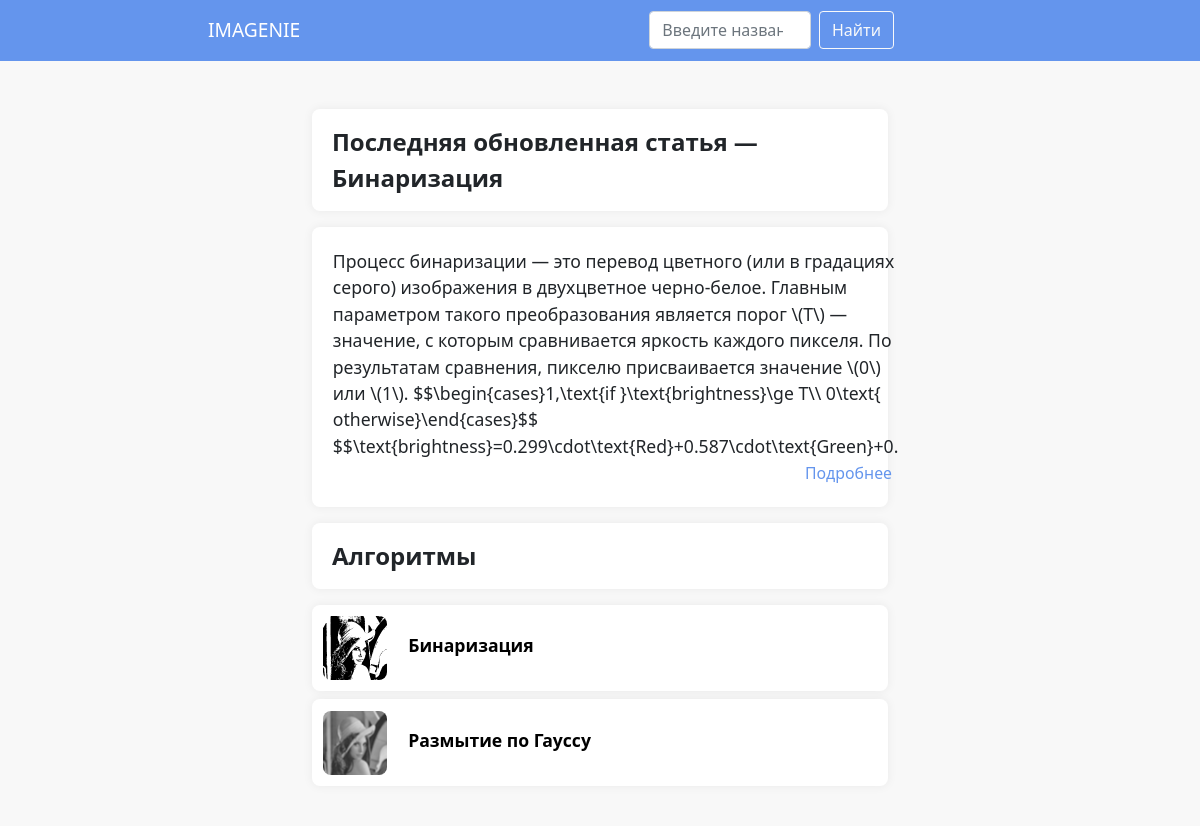
The app's page /, older data.
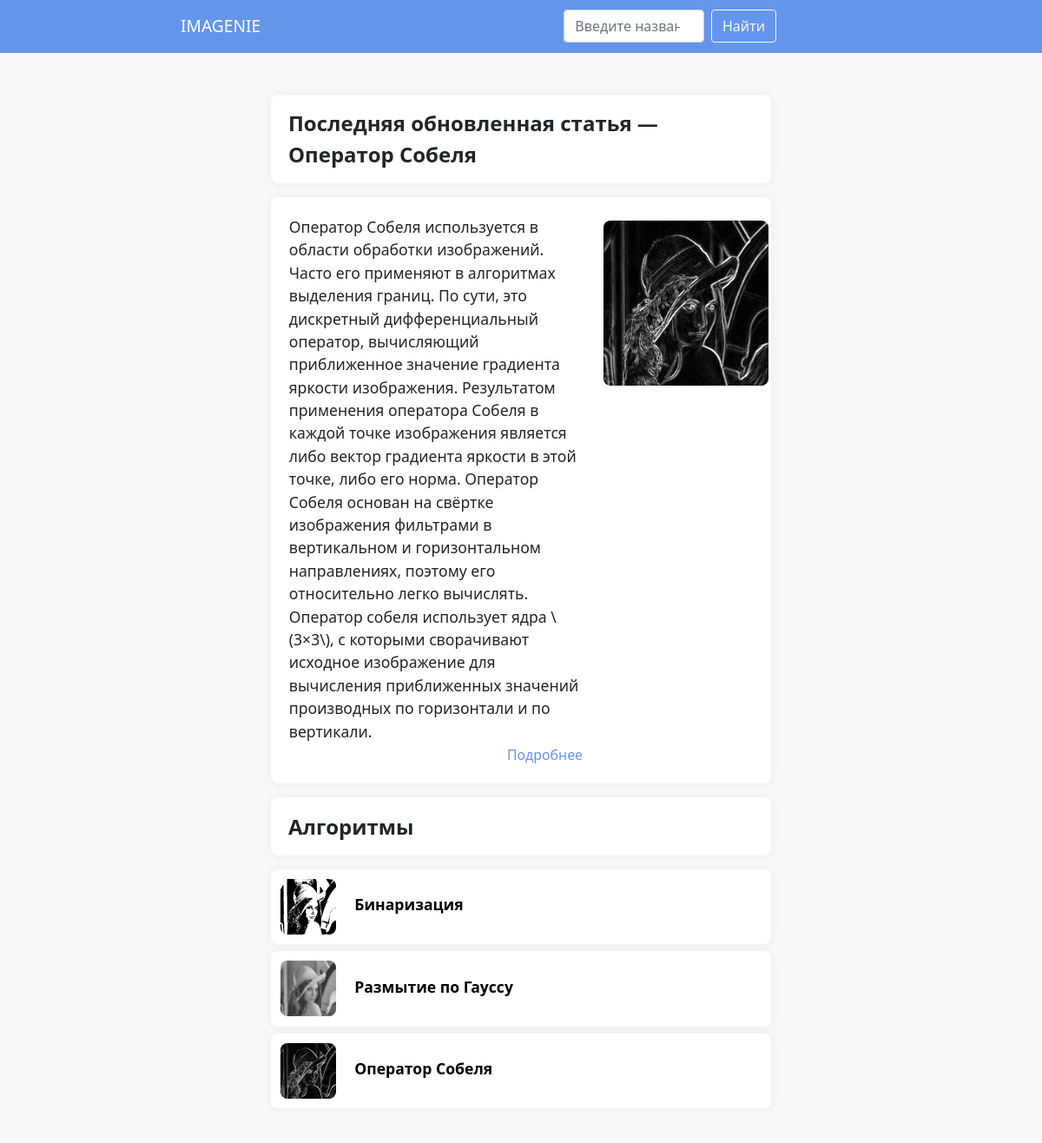
The same page, newer data.
### base/models.py (models this page shows)
class TimeStampedModel(models.Model):
    created_at = models.DateTimeField(auto_now_add=True)
    modified_at = models.DateTimeField(auto_now=True)
    class Meta:
        abstract = True

class Article(TimeStampedModel):
    title = models.CharField(max_length=50)
    lower_en_title = models.CharField(max_length=50)
    theory = models.TextField()
    theory_source = models.CharField(max_length=200)
    image_before = models.CharField(max_length=100)
    image_after = models.CharField(max_length=100)

### base/views.py (the view)
# urls.py: path('', views.index, name='index'),
def index(request):
    articles = Article.objects.all()
    last_modified_article = Article.objects.order_by('-modified_at').first()
    short_theory = trim_theory(last_modified_article.theory)
    context = {
        'articles': articles,
        'last_modified_article': last_modified_article,
        'short_theory': short_theory,
    }
    return render(request, 'index.html', context)

### base/views.py (called while the page is built)
def trim_theory(theory: str) -> str:
    period_indices = [i for i, char in enumerate(theory) if char == '.']
    min_index, max_index = 3, 5
    while period_indices[max_index + 1] - period_indices[max_index] < 5 and max_index > min_index:
        max_index -= 1
    return theory[:period_indices[max_index] + 1]

### templates/index.html (shortened to what this page needs)
{% load static %}
<!doctype html>
<html lang="en">
{% block title %}{% include 'head.html' with title="Imagenie — алгоритмы обработки изображений" %}{% endblock %}
<body>
{% include 'navbar.html' %}
<div class="container-fluid">
    <div class="row bg-gray">
        <div class="col-3"></div>
        <div class="col-6">
            <div class="plate mt-5">
                <div class="title">Последняя обновленная статья — {{ last_modified_article.title }}</div>
            </div>
            <div class="plate">
                <div class="last-modified-article">
                    <div class="description">
                        {{ short_theory }}
                        <div class="text-end">
                            <a class="description-source"
                               href="articles/{{ last_modified_article.id }}">Подробнее</a>
                        </div>
                    </div>
                    <img class="img-fluid image" src="{% static last_modified_article.image_after %}" alt="Processed image">
                </div>
            </div>
            <div class="plate mt-3">
                <div class="title">Алгоритмы</div>
            </div>
            <div>
                {% for article in articles %}
                    <div class="plate my-2">
                    <span class="entry-element">
                        <img src="{% static article.image_after %}" alt="">
                    </span>
                        <a class="entry-element entry-text text-decoration-none text-black"
                           href="articles/{{ article.id }}">{{ article.title }}</a>
                    </div>
                {% endfor %}
            </div>
        </div>
        <div class="col-3"></div>
    </div>
    {% include 'footer.html' %}
</div>
</body>
</html>

### templates/head.html (shortened to what this page needs)
<head>
    {% load static %}
    <link rel="stylesheet" href="{% static '../static/bootstrap/css/bootstrap.min.css' %}">
    <link rel="stylesheet" href="{% static '../static/bootstrap/css/bootstrap.css' %}">
    <link rel="stylesheet" href="{% static '../static/css/prism.css' %}">
    <link rel="stylesheet" href="{% static '../static/css/styles.css' %}">
</head>

### templates/navbar.html (shortened to what this page needs)
<nav class="navbar bg-blue">
    <div class="container-fluid">
        <div class="col-2 my-2">
            <a class="logo" href="/">IMAGENIE</a>
        </div>
        <div class="col-5">
            <form class="d-flex justify-content-end" action="/search" method="get">
                <input class="form-control me-2 search-bar" type="search" placeholder="Введите название алгоритма" name="key" id="search-input">
                <button class="btn btn-outline-light" type="submit">Найти</button>
            </form>
        </div>
    </div>
</nav>

### templates/footer.html
<div class="footer"></div>

### static/css/styles.css (style rules this page uses)
:root { --blue: #6495ed; --dark-blue: #2B56A0; --gray: #f8f8f8; --light-blue: #b8d4fc; --dim-red: #c30000; --dim-green: #07c300; --dim-blue: #000ec3; }
.bg-blue { background-color: var(--blue); }
.bg-gray { background-color: var(--gray); }
.logo { text-decoration: none !important; font-size: 120%; font-weight: 500; color: white; }
body { background-color: var(--gray); }
body, html { height: 100%; }
.plate { margin: 1em 0; padding: 0.2em; background-color: white; border-radius: 0.5em; box-shadow: 0 0 10px 1px rgba(0, 0, 0, 0.05); }
.title { padding: 0.5em 0.7em; vertical-align: middle; font-weight: 700; font-size: 1.5em; }
.description { padding: 1em; font-size: 1.1em; }
.description-source { text-decoration: none !important; font-size: 0.9em; color: var(--blue); margin-right: 0.4em; }
.search-bar { width: 33%; }
.footer { height: 2em; background-color: var(--gray); }
.entry-element { display: inline-block; margin: 0.5em; }
.entry-element img { border-radius: 0.5em; width: 4em; height: 4em; }
.entry-text { font-weight: 700; font-size: 1.1em; }
.last-modified-article { display: grid; grid-template-columns: 2fr 1fr; grid-template-rows: 1fr; }
.last-modified-article .description { grid-column: 1; grid-row: 1; }
.last-modified-article .img-fluid { text-align: center; margin: 1.5em 0; grid-column: 2; grid-row: 1; }
.last-modified-article .image { border-radius: 0.5em; }

Row changes from the older to the newer data that the page shows:
added Article: title "Оператор Собеля", image_after (picture)
Text that changed along with them:
{{ short_theory }}: "Процесс бинаризации — это перевод цветного (или в градациях серого) изображения в двухцветное черно-белое. Главным параметром такого преобразования является порог \\(T\\) — значение, с которым сравнивается яркость каждого пикселя. По результатам сравнения, пикселю присваивается значение \\(0\\) или \\(1\\). $$\\begin{cases}1,\\text{if }\\text{brightness}\\ge T\\\\ 0\\text{ otherwise}\\end{cases}$$ $$\\text{brightness}=0.299\\cdot\\text{Red}+0.587\\cdot\\text{Green}+0." → "Оператор Собеля используется в области обработки изображений. Часто его применяют в алгоритмах выделения границ. По сути, это дискретный дифференциальный оператор, вычисляющий приближенное значение градиента яркости изображения. Результатом применения оператора Собеля в каждой точке изображения является либо вектор градиента яркости в этой точке, либо его норма. Оператор Собеля основан на свёртке изображения фильтрами в вертикальном и горизонтальном направлениях, поэтому его относительно легко вычислять. Оператор собеля использует ядра \\(3×3\\), с которыми сворачивают исходное изображение для вычисления приближенных значений производных по горизонтали и по вертикали."
{{ last_modified_article.title }}: "Бинаризация" → "Оператор Собеля"
